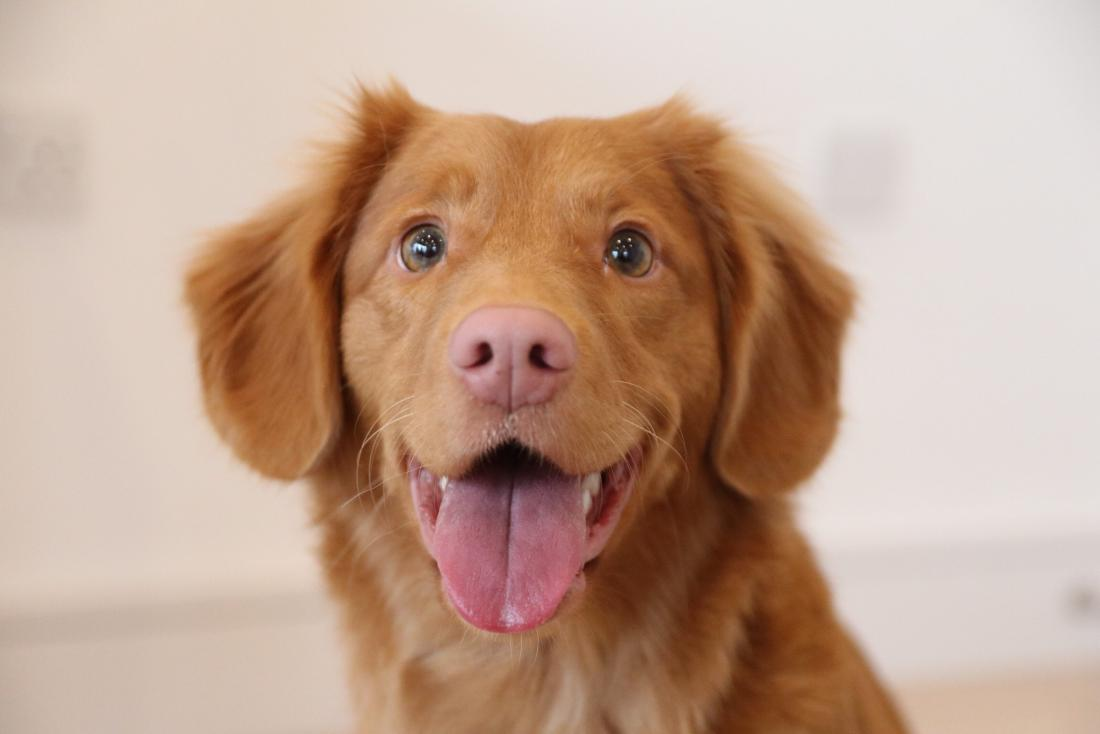
#> input picture MINOR_DSPIMAGE01/Sample Images/dog.jpg, 1100 x 734 px, given in place of pig2.jpg, which was not available
$ python kmeans_scikit_minibatch.py
#> lines starting #> are read from the running program, lines starting #| are printed output that depends on the picture; pictures that were not available may be replaced by others from this repository, and a replacement may not be noted
from sklearn.cluster import MiniBatchKMeans
import numpy as np
import argparse
import cv2

# load the image and grab its width and height
image = cv2.imread("./images/pig2.jpg")
#> image is the input picture: shape (734, 1100, 3); mean B, G, R 143.9, 162.6, 192.9
(h, w) = image.shape[:2]
#> h = 734; w = 1100

# convert the image from the RGB color space to the L*a*b*
# color space -- since we will be clustering using k-means
# which is based on the euclidean distance, we'll use the
# L*a*b* color space where the euclidean distance implies
# perceptual meaning
image = cv2.cvtColor(image, cv2.COLOR_BGR2LAB)
#> image: shape (734, 1100, 3); mean of channels 0, 1, 2 175.2, 137.6, 142.9

# reshape the image into a feature vector so that k-means
# can be applied
image = image.reshape((image.shape[0] * image.shape[1], 3))

# apply k-means using the specified number of clusters and
# then create the quantized image based on the predictions
clt = MiniBatchKMeans(n_clusters = 4)
labels = clt.fit_predict(image)
quant = clt.cluster_centers_.astype("uint8")[labels]

# reshape the feature vectors to images
quant = quant.reshape((h, w, 3))
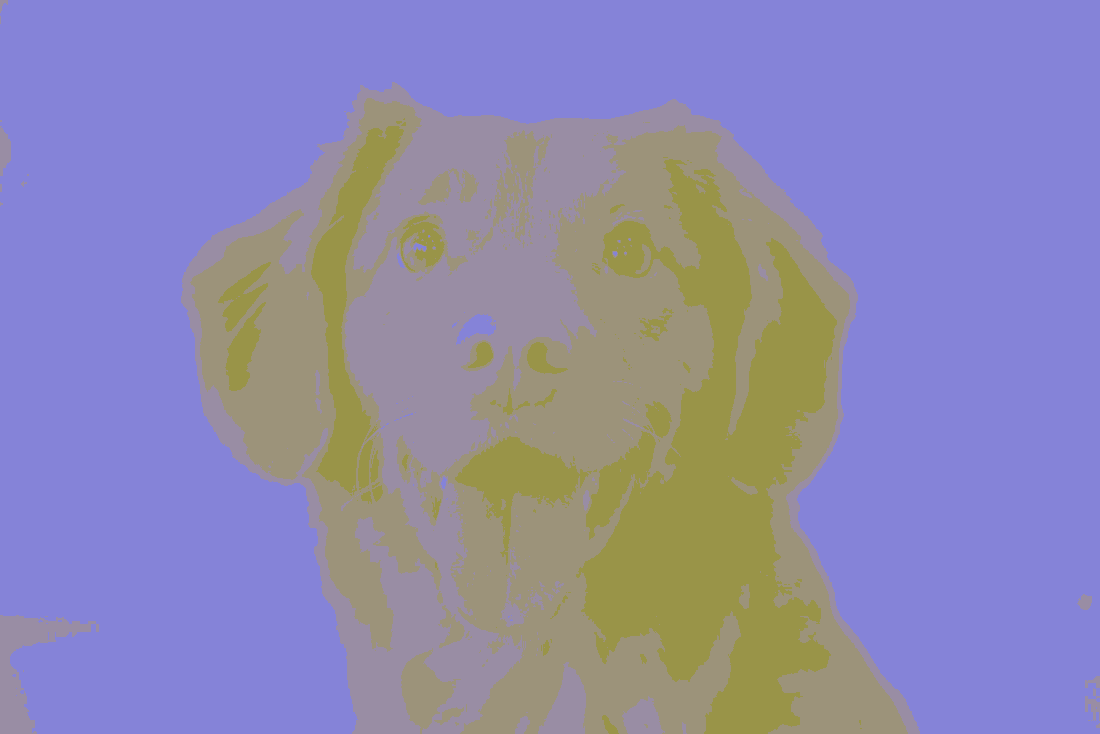
#> quant: shape (734, 1100, 3); mean of channels 0, 1, 2 175, 137.3, 142.2; drawn as B, G, R
image = image.reshape((h, w, 3))

# convert from L*a*b* to RGB
quant = cv2.cvtColor(quant, cv2.COLOR_LAB2BGR)
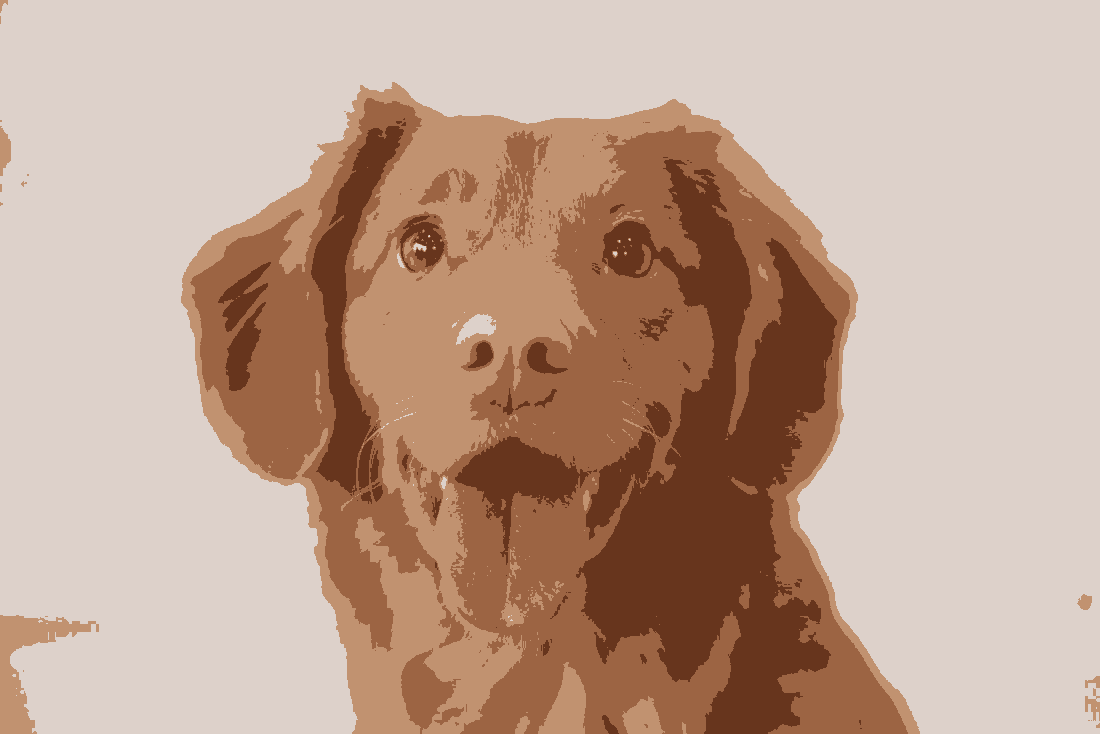
#> quant: shape (734, 1100, 3); mean B, G, R 145, 162.4, 191.5
image = cv2.cvtColor(image, cv2.COLOR_LAB2BGR)

# display the images and wait for a keypress
cv2.imshow("image", np.hstack([image, quant]))
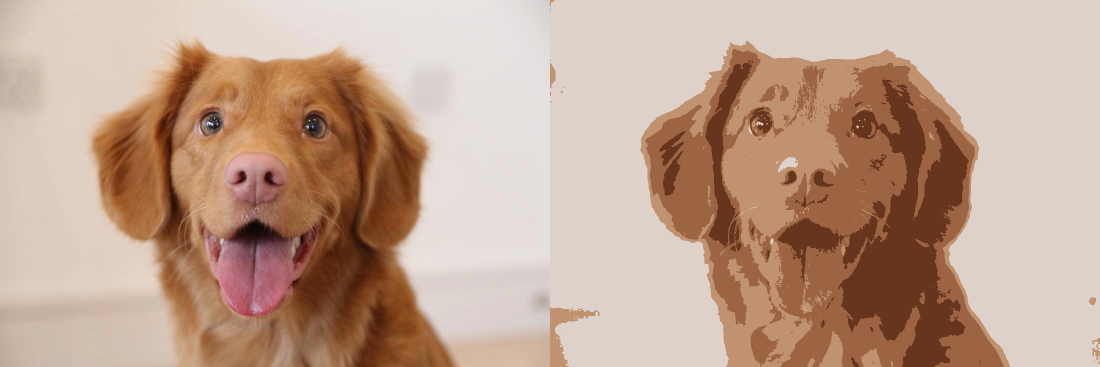
#> window 'image': shape (734, 2200, 3) (shown at 1/2 size); mean B, G, R 144.6, 162.6, 192.2
cv2.waitKey(0)
